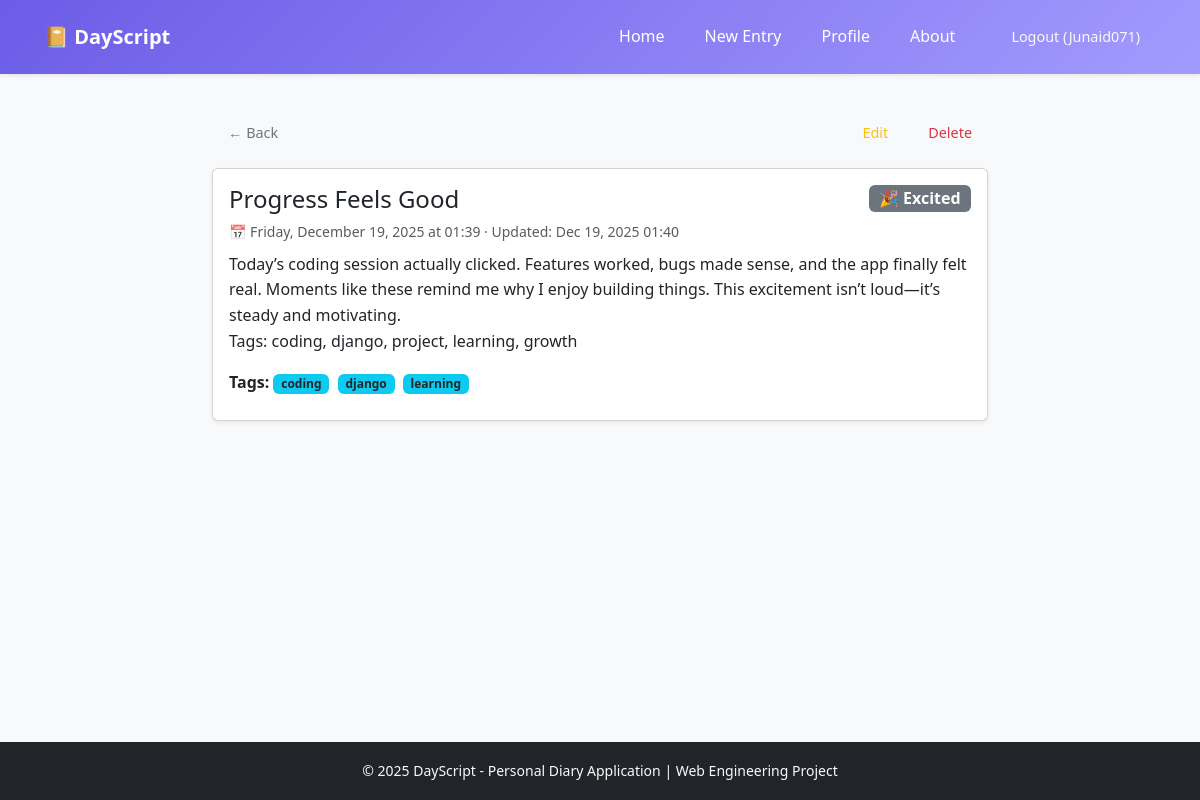
Page /entry/13/ (signed in) on the committed database.
### diary/models.py (models this page shows, shortened)
class DiaryEntry(models. Model):
    MOOD_CHOICES = [
        ('happy', '😊 Happy'),
        ('sad', '😢 Sad'),
        ('neutral', '😐 Neutral'),
        ('excited', '🎉 Excited'),
        ('anxious', '😰 Anxious'),
        ('grateful', '🙏 Grateful'),
        ('angry', '😠 Angry'),
        ('peaceful', '😌 Peaceful'),
    ]
    user = models.ForeignKey(
        User,
        on_delete=models.CASCADE,
        related_name='diary_entries'
    )
    title = models.CharField(max_length=200)
    content = models.TextField()
    mood = models.CharField(
        max_length=20,
        choices=MOOD_CHOICES,
        default='neutral'
    )
    tags = models.ManyToManyField(
        Tag,
        blank=True,
        related_name='entries'
    )
    created_at = models.DateTimeField(default=timezone.now)
    updated_at = models.DateTimeField(auto_now=True)
    class Meta:
        ordering = ['-created_at']
        verbose_name = 'Diary Entry'
        verbose_name_plural = 'Diary Entries'

class Tag(models.Model):
    name = models.CharField(max_length=50, unique=True)
    created_at = models. DateTimeField(auto_now_add=True)
    class Meta:
        ordering = ['name']
        verbose_name = 'Tag'
        verbose_name_plural = 'Tags'

### diary/views.py (the view)
# urls.py: path('entry/<int:pk>/', views.EntryDetailView.as_view(), name='entry_detail'),
class EntryDetailView(LoginRequiredMixin, UserPassesTestMixin, DetailView):
    model = DiaryEntry
    template_name = 'diary/entry_detail.html'
    context_object_name = 'entry'
    def test_func(self):
        entry = self.get_object()
        return self.request.user == entry.user

### diary/templates/diary/entry_detail.html (shortened to what this page needs)
{% extends 'diary/base.html' %}
{% block content %}
<div class="row justify-content-center">
    <div class="col-lg-8 col-md-10">
        <div class="d-flex justify-content-between align-items-center mb-3">
            <a href="{% url 'home' %}" class="btn btn-outline-secondary btn-sm">← Back</a>
            <div class="d-flex gap-2">
                <a href="{% url 'entry_update' entry.pk %}" class="btn btn-outline-warning btn-sm">Edit</a>
                <a href="{% url 'entry_delete' entry.pk %}" class="btn btn-outline-danger btn-sm">Delete</a>
            </div>
        </div>
        <div class="card shadow-sm">
            <div class="card-body">
                <div class="d-flex justify-content-between align-items-start mb-2">
                    <h1 class="h4 mb-0">{{ entry.title }}</h1>
                    <span class="badge bg-secondary fs-6">{{ entry.get_mood_display }}</span>
                </div>
                <p class="text-muted small mb-2">
                    📅 {{ entry.created_at|date:"l, F d, Y" }} at {{ entry.created_at|time:"H:i" }}
                    {% if entry.updated_at != entry.created_at %}
                        · Updated: {{ entry.updated_at|date:"M d, Y H:i" }}
                    {% endif %}
                </p>
                <div class="mb-3" style="white-space: pre-line;">{{ entry.content }}</div>
                {% if entry.tags.all %}
                <div class="mb-2">
                    <strong>Tags:</strong>
                    {% for tag in entry.tags.all %}
                        <span class="badge bg-info text-dark me-1">{{ tag.name }}</span>
                    {% endfor %}
                </div>
                {% endif %}
            </div>
        </div>
    </div>
</div>
{% endblock %}

### diary/templates/diary/base.html (shortened to what this page needs)
<!DOCTYPE html>
<html lang="en">
<head>
    {% load static %}
    <link href="https://cdn.jsdelivr.net/npm/bootstrap@5.3.3/dist/css/bootstrap.min.css" rel="stylesheet">
    <link rel="stylesheet" href="{% static 'css/style.css' %}">
</head>
<body class="bg-light">
    <nav class="navbar navbar-expand-lg navbar-dark bg-primary shadow-sm">
        <div class="container">
            <a class="navbar-brand fw-bold" href="{% url 'home' %}">📔 DayScript</a>
            <div class="collapse navbar-collapse justify-content-end" id="navbarNav">
                <div class="navbar-nav nav-links">
                    {% if user.is_authenticated %}
                        <a class="nav-link" href="{% url 'home' %}">Home</a>
                        <a class="nav-link" href="{% url 'entry_create' %}">New Entry</a>
                        <a class="nav-link" href="{% url 'profile' %}">Profile</a>
                        <a class="nav-link" href="{% url 'about' %}">About</a>
                        <form action="{% url 'logout' %}" method="post" class="d-inline logout-form ms-2">
                            <button type="submit" class="btn btn-sm btn-outline-light">Logout ({{ user.username }})</button>
                        </form>
                    {% else %}
                        <a class="nav-link" href="{% url 'home' %}">Home</a>
                        <a class="nav-link" href="{% url 'about' %}">About</a>
                        <a class="nav-link" href="{% url 'login' %}">Login</a>
                        <a class="nav-link" href="{% url 'register' %}">Register</a>
                    {% endif %}
                </div>
            </div>
        </div>
    </nav>
    <main class="container my-4">
        {% block content %}{% endblock %}
    </main>
    <footer class="footer bg-dark text-light py-3 mt-auto">
        <div class="container text-center">
            <small>&copy; 2025 DayScript - Personal Diary Application | Web Engineering Project</small>
        </div>
    </footer>
</body>
</html>

### static/css/style.css (style rules this page uses)
:root { --primary-color: #6c5ce7; --primary-dark: #5b4cdb; --secondary-color: #a29bfe; --accent-color: #fd79a8; --success-color: #00b894; --warning-color: #fdcb6e; --danger-color: #d63031; --dark-color: #2d3436; --light-color: #dfe6e9; --white: #ffffff; --background: #f8f9fa; --card-shadow: 0 2px 10px rgba(0, 0, 0, 0.1); --border-radius: 10px; }
* { margin: 0; padding: 0; box-sizing: border-box; }
body { font-family: 'Segoe UI', Tahoma, Geneva, Verdana, sans-serif; background-color: var(--background); color: var(--dark-color); line-height: 1.6; min-height: 100vh; display: flex; flex-direction: column; }
a { text-decoration: none; color: var(--primary-color); }
.navbar { background: linear-gradient(135deg, var(--primary-color), var(--secondary-color)); padding: 1rem 2rem; box-shadow: var(--card-shadow); }
.nav-links { display: flex; gap: 1. 5rem; }
.nav-links a { color: var(--white); font-weight: 500; transition: opacity 0.3s; }
.nav-links { display: flex; gap: 1.5rem; align-items: center; }
.logout-form { display: inline-block; }
.container { max-width: 1200px; margin: 0 auto; }
.btn { display: inline-block; padding: 0.5rem 1rem; border: none; border-radius: 5px; cursor: pointer; font-size: 0.9rem; font-weight: 500; transition: all 0.3s; text-align: center; }
.footer { background: var(--dark-color); color: var(--light-color); text-align: center; padding: 1. 5rem; margin-top: auto; }

### rows in the picture
DiaryEntry: title "Progress Feels Good", mood "🎉 Excited", created_at "Friday, December 19, 2025", created_at "01:39", updated_at "Dec 19, 2025 01:40", content "Today’s coding session actually clicked. Features worked, bugs made sense, and the app finally felt real. Moments like these remind me why I enjoy building things. This excitement isn’t loud—it’s steady and motivating. Tags: coding, django, project, learning, growth"
Tag: name "coding"
Tag: name "django"
Tag: name "learning"

### other values in the picture
{{ user.username }} "Junaid071"
